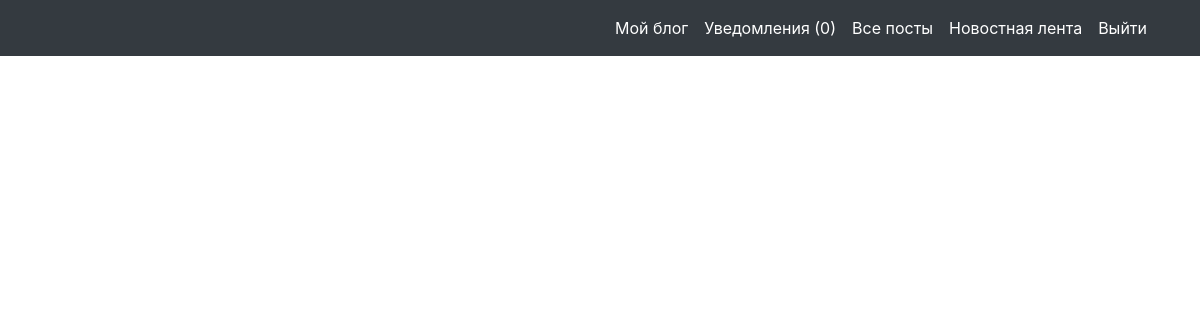
Before: /blogs/feed/ (signed in) with the older database file.
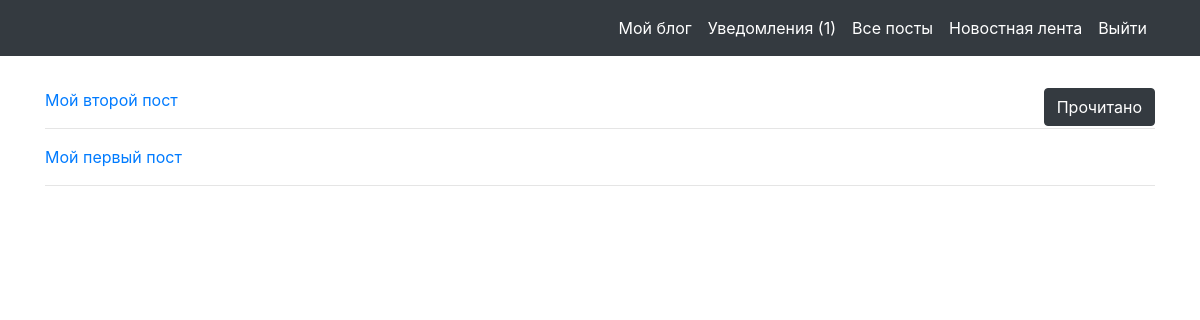
After: the same page with the newer database file.
### blogsite/models.py (models this page shows, shortened)
class Post(models.Model):
    post_header = models.CharField(max_length=100, null=False)
    post_text = models.TextField(null=False)
    blog = models.ForeignKey(Blog, on_delete=models.CASCADE)
    created_at = models.DateTimeField(auto_now_add=True)

### blogsite/views.py (the view, shortened to what this page needs)
class NewsFeed(View):
    def get(self, request):
        my_subcriptions = BlogSubscriber.objects.filter(user_id=request.user.id)
        blog_ids = [x['blog_id'] for x in my_subcriptions.values()]
        my_feed = Post.objects.filter(blog_id__in=blog_ids).order_by('-created_at').values()
        watch_info = UserPostWatched.objects.filter(post_id__in=[x['id'] for x in my_feed], user_id=request.user.id, seen=False).values()
        args = {'feed': my_feed, 'watches': [x['post_id'] for x in watch_info]}
        return render(request, 'blogsite/feed.html', args)

### blogsite/custom_processors.py (called while the page is built)
def blog_processor(request):
    blog_id = 0
    notifications = 0
    blog = Blog.objects.filter(user_id=request.user.id)
    if blog:
        blog_id = blog.values()[0]['id']
    marks = UserPostWatched.objects.filter(user_id=request.user.id, seen=False)
    if marks:
        posts_list = [x for x in marks.values()]
        notifications = len(posts_list)
    return {'blog_ids': blog_id, 'notifications_len': notifications}

### templates/blogsite/feed.html
{% extends 'base.html' %}
{% block body %}
<br>
<br>
<br>
<dir class="container">
{% for p in feed %}
  <p><a href="{% url 'blogsite:show_post' post_id=p.id %}">{{ p.post_header }}</a>
    {% if p.id in watches %}
    <a href="{% url 'blogsite:mark_watched' post_id=p.id %}" role="button" class="btn btn-dark float-md-right">Прочитано</a></p>
    {% endif %}
  <hr>
{% endfor %}
</div>
{% endblock %}

### templates/base.html (shortened to what this page needs)
<!DOCTYPE html>
<html>
  <head>
    <link rel="stylesheet"
    href="https://maxcdn.bootstrapcdn.com/bootstrap/4.0.0/css/bootstrap.min.css"
>
    {% load static %}
  </head>
  <body>
    <nav class="navbar navbar-expand-lg navbar-dark bg-dark fixed-top">
      <div class="container">
        <div class="collapse navbar-collapse" id="navbarResponsive">
          {% if user.is_authenticated %}
          <ul class="navbar-nav ml-auto">
            <li class="nav-item active"><a class="nav-link" href="{% url 'blogsite:posts' blog_id=blog_ids %}">Мой блог</a></li>
            <li class="nav-item active"><a class="nav-link" href="{% url 'blogsite:notify' %}">Уведомления ({{notifications_len}})</a></li>
            <li class="nav-item active"><a class="nav-link" href="{% url 'blogsite:all_posts' %}">Все посты</a></li>
            <li class="nav-item active"><a class="nav-link" href="{% url 'blogsite:feed' %}">Новостная лента</a></li>
            <li class="nav-item active"><a class="nav-link" href="{% url 'signupapp:logout' %}">Выйти</a></li>
          </ul>
          {% else %}
          <ul class="navbar-nav ml-auto">
            <li class="nav-item active"><a class="nav-link" href="{% url 'signupapp:logout' %}">Войти</a></li>
          </ul>
          {% endif %}
        </div>
      </div>
    </nav>
            <div>
              {% block body %}
              {% endblock %}
  </body>
</html>

Changed rows visible on the page:
added Post: post_header "Мой второй пост", shows "Прочитано"
added Post: post_header "Мой первый пост"
Other visible differences:
{{ notifications_len }}: "0" → "1"
